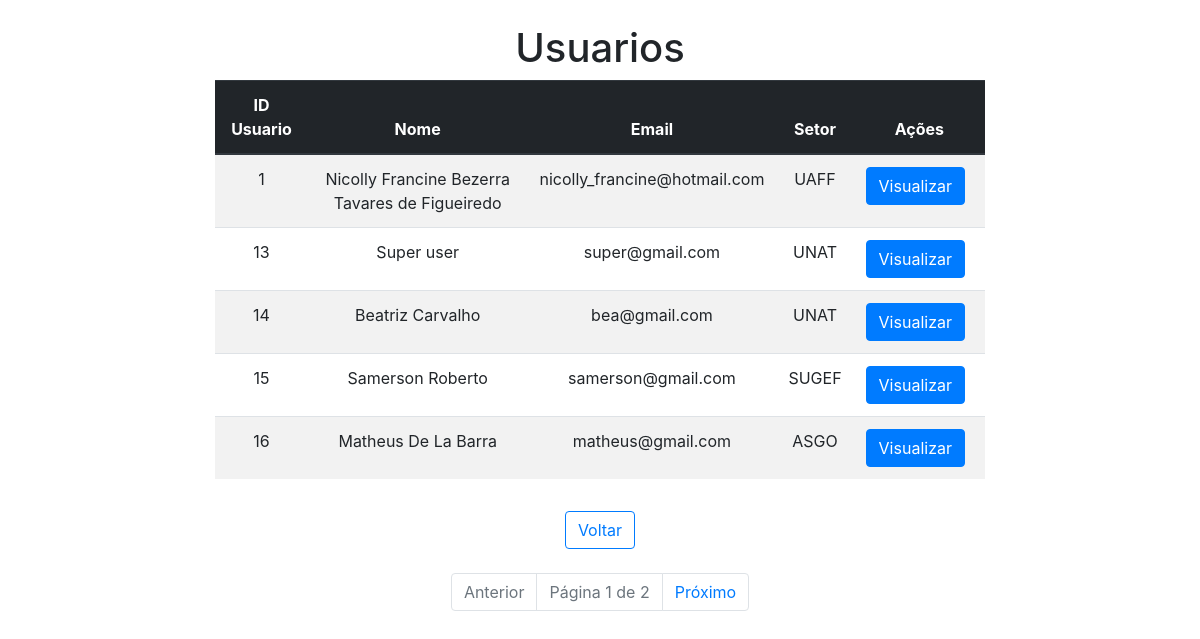
/usuarios_html/ (signed in), run on the app's committed database.
### app/models.py (models this page shows, shortened)
class CadastroUsuario(models.Model):
    nome = models.CharField(max_length=100)
    email = models.EmailField(max_length=100)
    senha = models.CharField(max_length=10)
    setor = models.CharField(max_length=20)

### app/views.py (the view)
# urls.py: path("usuarios_html/", usuarios_html, name="usuarios_html"),
@login_required
def usuarios_html(request):
    usuarios_list = CadastroUsuario.objects.all()
    paginator = Paginator(usuarios_list, 5)
    page = request.GET.get('page')
    try:
        usuarios = paginator.page(page)
    except PageNotAnInteger:
        usuarios = paginator.page(1)
    except EmptyPage:
        usuarios = paginator.page(paginator.num_pages)
    return render(request, "usuarios.html", {"usuarios": usuarios})

### app/templates/usuarios.html (shortened to what this page needs)
<!DOCTYPE html>
<html lang="en">
<head>
    <link rel="stylesheet" href="https://stackpath.bootstrapcdn.com/bootstrap/4.1.3/css/bootstrap.min.css">
</head>
<body>
 <div class="col-8 m-auto pt-4 pb-4 text-center">
    <h1>Usuarios</h1>
    <table class="table table-striped">
        <thead class="thead-dark">
            <tr>
                <th scope="col">ID Usuario</th>
                <th scope="col">Nome</th>
                <th scope="col">Email</th>
                <th scope="col">Setor</th>
                <th scope="col">Ações</th>
            </tr>
        </thead>
        <tbody>
            {% for usuario in usuarios %}
            <tr>
                <td>{{ usuario.id }}</td>
                <td>{{ usuario.nome }}</td>
                <td>{{ usuario.email }}</td>
                <td>{{ usuario.setor }}</td>
                <td>
                    <div class="btn-group" role="group">
                        <a href="{% url 'view_usuario' usuario.id %}" class="btn btn-primary mr-2 rounded">Visualizar</a>
                    </div>
                </td>
            </tr>
            {% endfor %}
        </tbody>
    </table>
    <div class="pt-2">
        <a href="{% url 'home' %}" class="btn btn-outline-primary mt-2">
             Voltar
        </a>
    </div>
 </div>
<div class="container">
  <div class="row">
    <div class="col-md-12">
      <nav aria-label="Page navigation">
        <ul class="pagination justify-content-center">
          {% if usuarios.has_previous %}
            <li class="page-item">
              <a class="page-link" href="?page={{ usuarios.previous_page_number }}">Anterior</a>
            </li>
          {% else %}
            <li class="page-item disabled">
              <span class="page-link">Anterior</span>
            </li>
          {% endif %}
          <li class="page-item disabled">
            <span class="page-link">Página {{ usuarios.number }} de {{ usuarios.paginator.num_pages }}</span>
          </li>
          {% if usuarios.has_next %}
            <li class="page-item">
              <a class="page-link" href="?page={{ usuarios.next_page_number }}">Próximo</a>
            </li>
          {% else %}
            <li class="page-item disabled">
              <span class="page-link">Próximo</span>
            </li>
          {% endif %}
        </ul>
      </nav>
    </div>
  </div>
</div>
</body>
</html>

### data on the page
CadastroUsuario: id "1", nome "Nicolly Francine Bezerra Tavares de Figueiredo", email "nicolly_francine@hotmail.com", setor "UAFF"
CadastroUsuario: id "13", nome "Super user", email "super@gmail.com", setor "UNAT"
CadastroUsuario: id "14", nome "Beatriz Carvalho", email "bea@gmail.com", setor "UNAT"
CadastroUsuario: id "15", nome "Samerson Roberto", email "samerson@gmail.com", setor "SUGEF"
CadastroUsuario: id "16", nome "Matheus De La Barra", email "matheus@gmail.com", setor "ASGO"

### other printed values
{{ usuarios.number }} "1"
{{ usuarios.paginator.num_pages }} "2"
